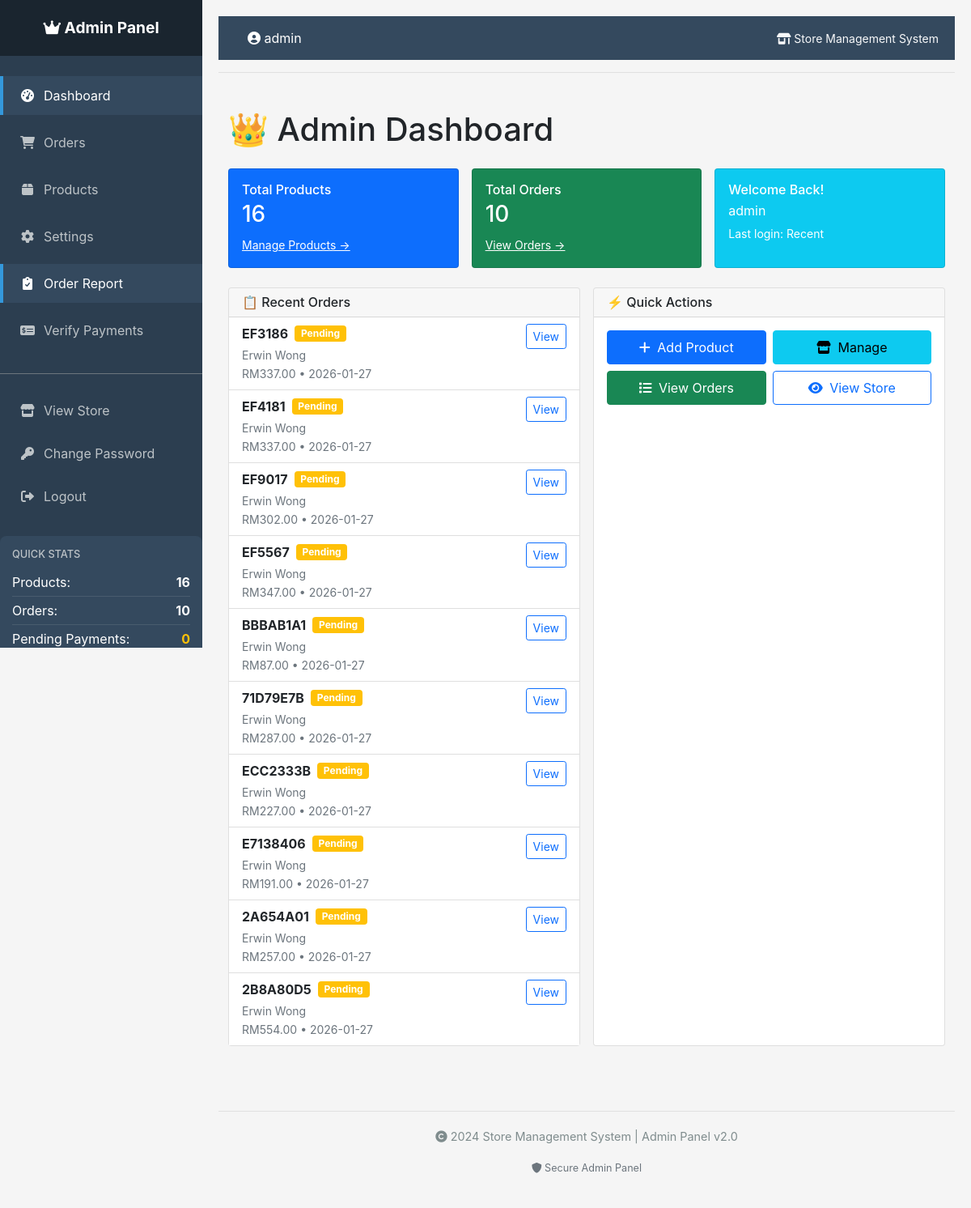
/admin/ (signed in), run on an earlier commit of the app's database.
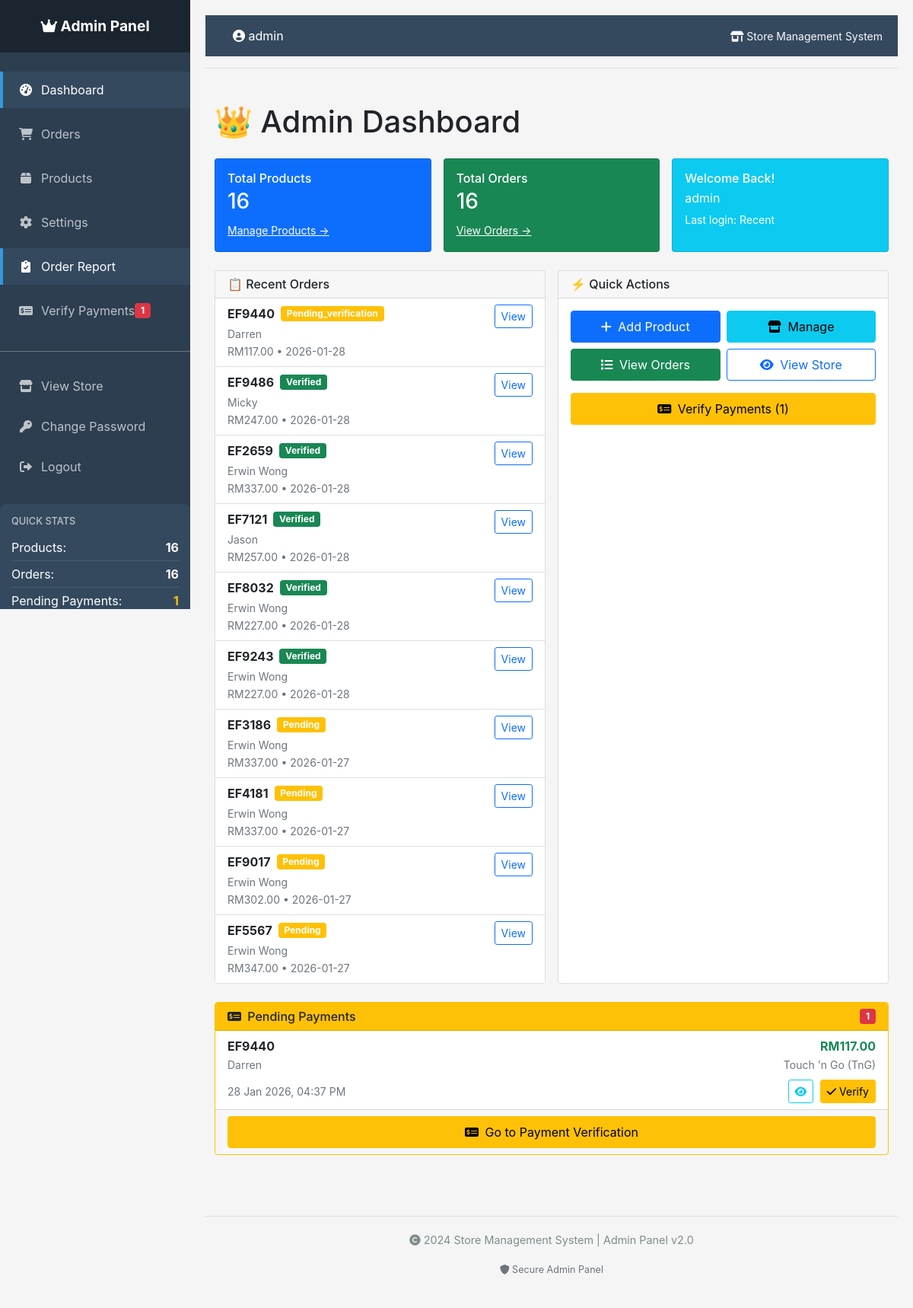
And on a later commit of the database.
### tables this page shows
CREATE TABLE orders (
            id INTEGER PRIMARY KEY AUTOINCREMENT,
            order_id TEXT UNIQUE NOT NULL,
            customer_name TEXT NOT NULL,
            total_price REAL NOT NULL,
            shipping_fee REAL NOT NULL,
            address TEXT NOT NULL,
            postcode TEXT NOT NULL,
            state TEXT NOT NULL,
            region TEXT NOT NULL,
            status TEXT DEFAULT 'pending',
            created_at TIMESTAMP DEFAULT CURRENT_TIMESTAMP
        , contact_number TEXT, payment_method TEXT, payment_status TEXT DEFAULT "pending", payment_receipt TEXT, payment_verified BOOLEAN DEFAULT 0, payment_verified_at TIMESTAMP, payment_verified_by TEXT, tracking_number TEXT, updated_at TIMESTAMP);

### app.py (the view)
@app.route('/admin/')
@admin_required
def admin_dashboard():
    product_count = g.conn.execute('SELECT COUNT(*) FROM products').fetchone()[0]
    order_count = g.conn.execute('SELECT COUNT(*) FROM orders').fetchone()[0]
    pending_payments = g.conn.execute(
        'SELECT COUNT(*) FROM orders WHERE payment_status = "pending_verification"'
    ).fetchone()[0]
    recent_orders = g.conn.execute('''
        SELECT * FROM orders
        ORDER BY created_at DESC
        LIMIT 10
    ''').fetchall()
    orders_to_verify = g.conn.execute('''
        SELECT * FROM orders
        WHERE payment_status = 'pending_verification'
        ORDER BY created_at DESC
    ''').fetchall()
    total_revenue_result = g.conn.execute(
        'SELECT SUM(total_price) FROM orders WHERE payment_verified = 1'
    ).fetchone()
    total_revenue = total_revenue_result[0] if total_revenue_result[0] else 0
    return render_template('admin_dashboard.html',
                          product_count=product_count,
                          order_count=order_count,
                          pending_payments=pending_payments,
                          recent_orders=recent_orders,
                          orders_to_verify=orders_to_verify,
                          total_revenue=total_revenue)

### app.py (called while the page is built)
@app.template_filter('datetimeformat')
def datetimeformat(value, format='%d %b %Y, %I:%M %p'):
    if value:
        if isinstance(value, str):
            try:
                for fmt in ('%Y-%m-%d %H:%M:%S', '%Y-%m-%d %H:%M:%S.%f', '%Y-%m-%d'):
                    try:
                        value = datetime.strptime(value, fmt)
                        break
                    except ValueError:
                        continue
            except:
                return value
        if isinstance(value, datetime):
            return value.strftime(format)
    return ''

def get_db_connection():
    conn = sqlite3.connect(app.config['DATABASE'])
    conn.row_factory = sqlite3.Row
    return conn

@app.before_request
def before_request():
    g.conn = get_db_connection()

@app.teardown_request
def teardown_request(exception):
    if hasattr(g, 'conn'):
        g.conn.close()

def admin_required(f):
    @wraps(f)
    def decorated_function(*args, **kwargs):
        if 'admin_logged_in' not in session:
            return redirect(url_for('admin_login'))
        return f(*args, **kwargs)
    return decorated_function

### templates/admin_dashboard.html (shortened to what the changed rows need)
{% extends "admin_base.html" %}
{% block content %}
<div class="container-fluid py-3">
    <h1 class="mb-4">👑 Admin Dashboard</h1>
    <div class="row g-3 mb-4">
        <div class="col-12 col-sm-6 col-md-4">
            <div class="card bg-success text-white h-100">
                <div class="card-body py-3">
                    <h6 class="card-title mb-1">Total Orders</h6>
                    <h3 class="mb-2">{{ order_count }}</h3>
                    <a href="{{ url_for('admin_orders') }}" class="text-white small">View Orders →</a>
                </div>
            </div>
        </div>
    </div>
    <div class="row g-3 mb-4">
        <div class="col-12 col-lg-6">
            <div class="card h-100">
                <div class="card-body p-0">
                    {% if recent_orders %}
                    <div class="list-group list-group-flush">
                        {% for order in recent_orders %}
                        <div class="list-group-item">
                            <div class="d-flex justify-content-between align-items-start">
                                <div>
                                    <div class="d-flex align-items-center mb-1">
                                        <strong class="me-2">{{ order.order_id }}</strong>
                                        <small class="badge {% if order.payment_status == 'verified' %}bg-success{% else %}bg-warning{% endif %}">
                                            {{ order.payment_status|title }}
                                        </small>
                                    </div>
                                    <small class="text-muted d-block">{{ order.customer_name }}</small>
                                    <small class="text-muted">RM{{ "%.2f"|format(order.total_price) }} • {{ order.created_at[:10] }}</small>
                                </div>
                                <a href="{{ url_for('order_details', order_id=order.order_id) }}"
                                   class="btn btn-sm btn-outline-primary">
                                    View
                                </a>
                            </div>
                        </div>
                        {% endfor %}
                    </div>
                    {% else %}
                    <div class="text-center py-5">
                        <i class="fas fa-box-open fa-2x text-muted mb-3"></i>
                        <p class="text-muted mb-0">No recent orders</p>
                    </div>
                    {% endif %}
                </div>
            </div>
        </div>
        <div class="col-12 col-lg-6">
            <div class="card h-100">
                <div class="card-body">
                    {% if pending_payments > 0 %}
                    <div class="mt-3">
                        <a href="/admin/verify_payments" class="btn btn-warning w-100 py-2">
                            <i class="fas fa-money-check-alt me-1"></i>
                            Verify Payments ({{ pending_payments }})
                        </a>
                    </div>
                    {% endif %}
                </div>
            </div>
        </div>
    </div>
    {% if pending_payments > 0 %}
    <div class="card border-warning mb-4">
        <div class="card-header bg-warning text-dark py-2">
            <div class="d-flex justify-content-between align-items-center">
                <h6 class="mb-0">
                    <i class="fas fa-money-check-alt me-1"></i> Pending Payments
                </h6>
                <span class="badge bg-danger">{{ pending_payments }}</span>
            </div>
        </div>
        <div class="card-body p-0">
            <div class="list-group list-group-flush">
                {% for order in orders_to_verify %}
                <div class="list-group-item">
                    <div class="d-flex justify-content-between align-items-start mb-2">
                        <div>
                            <strong class="d-block">{{ order.order_id }}</strong>
                            <small class="text-muted">{{ order.customer_name }}</small>
                        </div>
                        <div class="text-end">
                            <strong class="text-success d-block">RM{{ "%.2f"|format(order.total_price) }}</strong>
                            <small class="text-muted">{{ order.payment_method or 'Bank Transfer' }}</small>
                        </div>
                    </div>
                    <div class="d-flex justify-content-between align-items-center">
                        <small class="text-muted">{{ order.created_at|datetimeformat }}</small>
                        <div>
                            <a href="{{ url_for('order_details', order_id=order.order_id) }}"
                               class="btn btn-sm btn-outline-info me-1">
                                <i class="fas fa-eye"></i>
                            </a>
                            <a href="/admin/verify_payments"
                               class="btn btn-sm btn-warning">
                                <i class="fas fa-check"></i> Verify
                            </a>
                        </div>
                    </div>
                </div>
                {% endfor %}
            </div>
        </div>
        <div class="card-footer py-2">
            <a href="/admin/verify_payments" class="btn btn-warning w-100 py-2">
                <i class="fas fa-money-check-alt me-1"></i> Go to Payment Verification
            </a>
        </div>
    </div>
    {% endif %}
</div>
{% endblock %}

What changed in the data, as far as the page shows it:
no longer on this page (row unchanged): orders: order_id "BBBAB1A1", payment_status "Pending", customer_name "Erwin Wong", total_price "87.00", created_at "2026-01-27", shown under "📋 Recent Orders"
no longer on this page (row unchanged): orders: order_id "71D79E7B", payment_status "Pending", customer_name "Erwin Wong", total_price "287.00", created_at "2026-01-27", shown under "📋 Recent Orders"
no longer on this page (row unchanged): orders: order_id "ECC2333B", payment_status "Pending", customer_name "Erwin Wong", total_price "227.00", created_at "2026-01-27", shown under "📋 Recent Orders"
no longer on this page (row unchanged): orders: order_id "E7138406", payment_status "Pending", customer_name "Erwin Wong", total_price "191.00", created_at "2026-01-27", shown under "📋 Recent Orders"
no longer on this page (row unchanged): orders: order_id "2A654A01", payment_status "Pending", customer_name "Erwin Wong", total_price "257.00", created_at "2026-01-27", shown under "📋 Recent Orders"
no longer on this page (row unchanged): orders: order_id "2B8A80D5", payment_status "Pending", customer_name "Erwin Wong", total_price "554.00", created_at "2026-01-27", shown under "📋 Recent Orders"
added orders: order_id "EF9440", payment_status "Pending_verification", customer_name "Darren", total_price "117.00", created_at "2026-01-28", payment_method "Touch 'n Go (TnG)", created_at "28 Jan 2026, 04:37 PM"
added orders: order_id "EF9486", payment_status "Verified", customer_name "Micky", total_price "247.00", created_at "2026-01-28", shown under "📋 Recent Orders"
added orders: order_id "EF2659", payment_status "Verified", customer_name "Erwin Wong", total_price "337.00", created_at "2026-01-28", shown under "📋 Recent Orders"
added orders: order_id "EF7121", payment_status "Verified", customer_name "Jason", total_price "257.00", created_at "2026-01-28", shown under "📋 Recent Orders"
added orders: order_id "EF8032", payment_status "Verified", customer_name "Erwin Wong", total_price "227.00", created_at "2026-01-28", shown under "📋 Recent Orders"
added orders: order_id "EF9243", payment_status "Verified", customer_name "Erwin Wong", total_price "227.00", created_at "2026-01-28", shown under "📋 Recent Orders"
Also different on the page:
{{ pending_payments }}: (not shown) → "1"
{{ order_stats['order_count'] if order_stats else 0 }}: "10" → "16"
{{ pending_stats['pending_count'] if pending_stats else 0 }}: "0" → "1"
{{ order_count }}: "10" → "16"
text now shown: "Verify Payments ( ) Pending Payments Go to Payment Verification"
